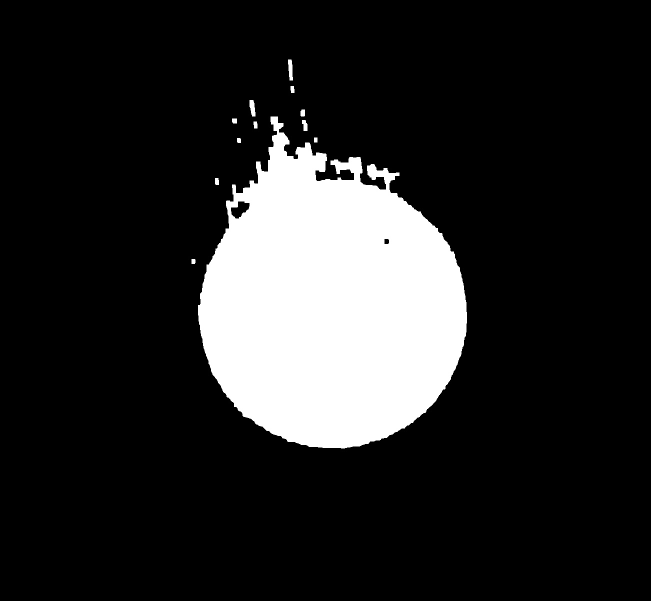
#> input picture elipseIMG.png, 1302 x 1202 px (shown at 1/2 size)
$ python '#elipse.py'
#> lines starting #> are read from the running program, lines starting #| are printed output that depends on the picture; after the words box and inside, x2 and y2 are one past the last pixel; in counts of white or black regions, pixels touching at a corner belong together
import cv2

# Load image (as BGR for later drawing the circle)
image = cv2.imread('elipseIMG.png', cv2.IMREAD_COLOR)
#> image is the input picture: shape (1202, 1302, 3); min 0, max 255, mean 39.7

# Convert to grayscale
gray = cv2.cvtColor(image, cv2.COLOR_BGR2GRAY)

# Get rid of possible JPG artifacts (when do people learn to use PNG?...)
_, gray = cv2.threshold(gray, 128, 255, cv2.THRESH_BINARY)
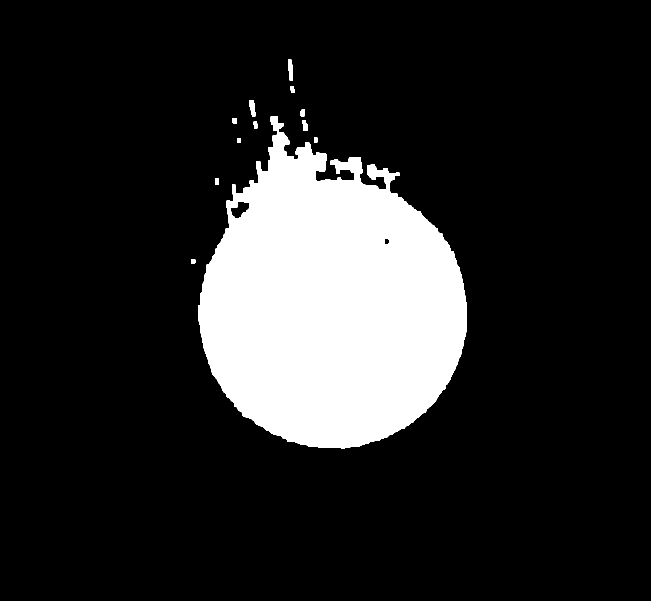
#> gray: shape (1202, 1302) (shown at 1/2 size); 15.6% white; 12 white regions, largest, box (x1, y1, x2, y2) and area: (396, 233, 934, 897) 241872, (576, 119, 586, 161) 315, (499, 200, 511, 233) 291

# Downsize image (by factor 4) to speed up morphological operations
gray = cv2.resize(gray, dsize=(0, 0), fx=0.25, fy=0.25)
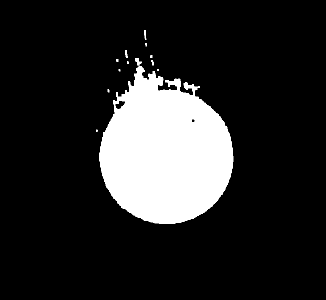
#> gray: shape (300, 326); min 0, max 255, mean 39.7

# Morphological Closing: Get rid of the hole
gray = cv2.morphologyEx(gray, cv2.MORPH_CLOSE, cv2.getStructuringElement(cv2.MORPH_ELLIPSE, (5, 5)))

# Morphological opening: Get rid of the stuff at the top of the circle
# gray = cv2.morphologyEx(gray, cv2.MORPH_OPEN, cv2.getStructuringElement(cv2.MORPH_ELLIPSE, (121, 121)))

# Resize image to original size
gray = cv2.resize(gray, dsize=(image.shape[1], image.shape[0]))
#> gray: shape (1202, 1302)

# Find contours (only most external)
# cnts, _ = cv2.findContours(gray, cv2.RETR_EXTERNAL, cv2.CHAIN_APPROX_NONE)

# Draw found contour(s) in input image
# image = cv2.drawContours(image, cnts, -1, (0, 0, 255), 2)

cv2.imwrite('elipsoided.png', gray)
